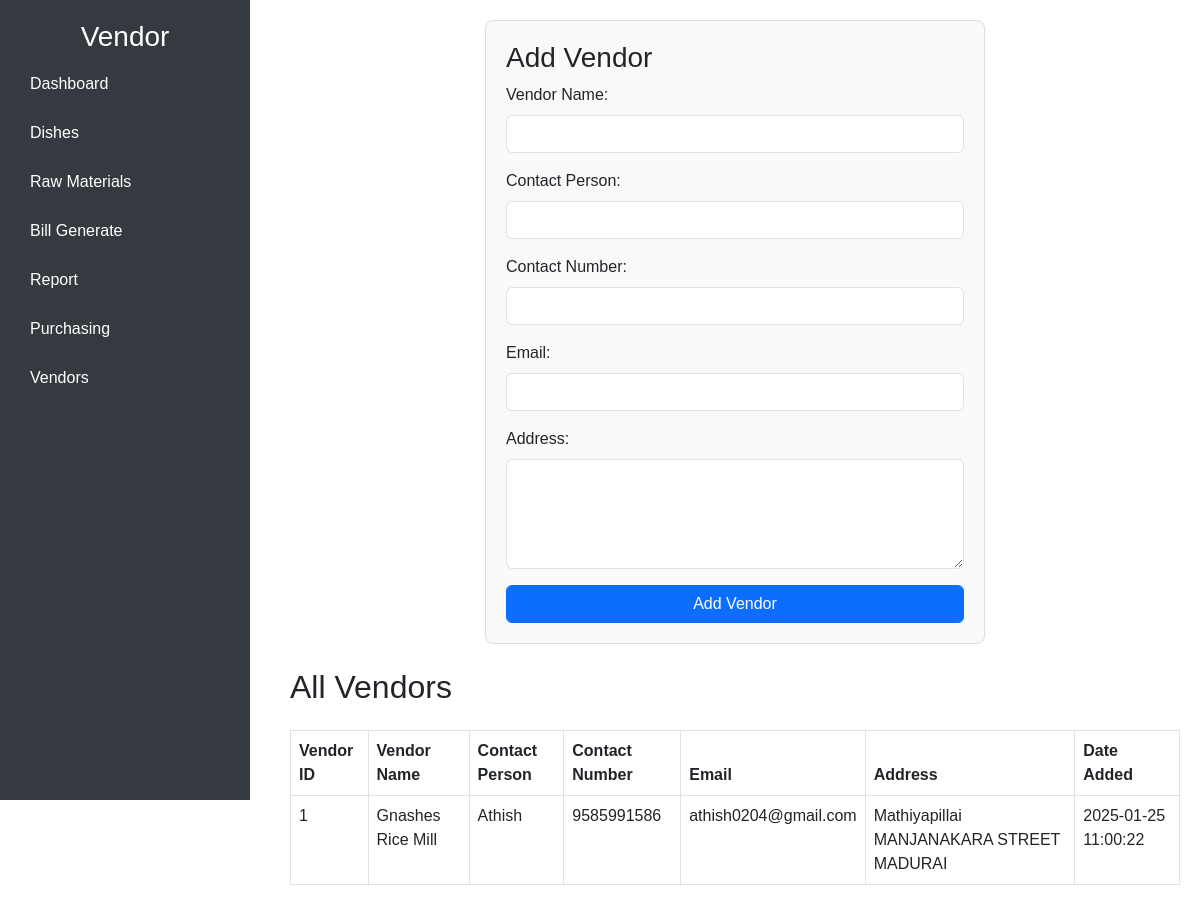
The app's page /vendor.php with its own data.
### tables this page shows
CREATE TABLE `vendors` (
  `vendor_id` int(11) NOT NULL,
  `name` varchar(255) NOT NULL,
  `contact_person` varchar(255) DEFAULT NULL,
  `contact_number` varchar(15) DEFAULT NULL,
  `email` varchar(100) DEFAULT NULL,
  `address` text DEFAULT NULL,
  `date_added` timestamp NOT NULL DEFAULT current_timestamp()
);

### vendor.php (the view, shortened to what this page needs)
<?php
$servername = "localhost";
$username = "root";
$password = "";
$dbname = "restaurant_db";
$conn = new mysqli($servername, $username, $password, $dbname);
$vendorsQuery = "SELECT * FROM vendors";
$vendorsResult = $conn->query($vendorsQuery);
?>
<!DOCTYPE html>
<html lang="en">
<head>
    <link href="https://cdn.jsdelivr.net/npm/bootstrap@5.3.0/dist/css/bootstrap.min.css" rel="stylesheet">
</head>
<body>
    <div class="sidebar">
        <h3 class="text-center">Vendor</h3>
        <a href="index.php">Dashboard</a>
        <a href="dish.php">Dishes</a>
        <a href="rawmaterial.php">Raw Materials</a>
        <a href="orderitem.php">Bill Generate</a>
        <a href="report.php">Report</a>
        <a href="purchasing.php">Purchasing</a>
        <a href="vendor.php">Vendors</a>
    </div>
    <div class="main-content">
        <div class="form-container">
            <h3>Add Vendor</h3>
            <form method="POST" action="">
                <div class="mb-3">
                    <label for="name" class="form-label">Vendor Name:</label>
                    <input type="text" class="form-control" name="name" id="name" value="<?php echo htmlspecialchars($name ?? '', ENT_QUOTES); ?>" required>
                </div>
                <div class="mb-3">
                    <label for="contact_person" class="form-label">Contact Person:</label>
                    <input type="text" class="form-control" name="contact_person" id="contact_person" value="<?php echo htmlspecialchars($contact_person ?? '', ENT_QUOTES); ?>">
                </div>
                <div class="mb-3">
                    <label for="contact_number" class="form-label">Contact Number:</label>
                    <input type="number" class="form-control" name="contact_number" id="contact_number" value="<?php echo htmlspecialchars($contact_number ?? '', ENT_QUOTES); ?>">
                </div>
                <div class="mb-3">
                    <label for="email" class="form-label">Email:</label>
                    <input type="email" class="form-control" name="email" id="email" value="<?php echo htmlspecialchars($email ?? '', ENT_QUOTES); ?>">
                </div>
                <div class="mb-3">
                    <label for="address" class="form-label">Address:</label>
                    <textarea class="form-control" name="address" id="address" rows="4"><?php echo htmlspecialchars($address ?? '', ENT_QUOTES); ?></textarea>
                </div>
                <button type="submit" class="btn btn-primary w-100">Add Vendor</button>
            </form>
        </div>
        <h2 class="my-4">All Vendors</h2>
        <div class="table-container">
            <table class="table table-bordered">
                <thead>
                    <tr>
                        <th>Vendor ID</th>
                        <th>Vendor Name</th>
                        <th>Contact Person</th>
                        <th>Contact Number</th>
                        <th>Email</th>
                        <th>Address</th>
                        <th>Date Added</th>
                    </tr>
                </thead>
                <tbody>
                    <?php
                    if ($vendorsResult->num_rows > 0) {
                        while ($row = $vendorsResult->fetch_assoc()) {
                            echo "<tr>
                                    <td>".$row['vendor_id']."</td>
                                    <td>".$row['name']."</td>
                                    <td>".$row['contact_person']."</td>
                                    <td>".$row['contact_number']."</td>
                                    <td>".$row['email']."</td>
                                    <td>".$row['address']."</td>
                                    <td>".$row['date_added']."</td>
                                  </tr>";
                        }
                    } else {
                        echo "<tr><td colspan='7' class='text-center'>No vendors found</td></tr>";
                    }
                    ?>
                </tbody>
            </table>
        </div>
    </div>
</body>
</html>

### vendor.php (style rules this page uses)
body { font-family: Arial, sans-serif; margin: 0; padding: 0; display: flex; min-height: 100vh; }
.sidebar { width: 250px; background-color: #343a40; color: white; padding: 20px; position: fixed; height: 100vh; overflow-y: auto; }
.sidebar a { color: white; text-decoration: none; display: block; padding: 10px; margin: 5px 0; border-radius: 5px; transition: background-color 0.3s; }
.main-content { margin-left: 270px; flex: 1; padding: 20px; }
.form-container { max-width: 500px; margin: 0 auto; padding: 20px; border: 1px solid #ddd; border-radius: 8px; background-color: #f9f9f9; }
.table-container { margin-top: 20px; }

### records on screen
vendors: vendor_id "1", name "Gnashes Rice Mill", contact_person "Athish", contact_number "9585991586", email "athish0204@gmail.com", address "Mathiyapillai MANJANAKARA STREET MADURAI", date_added "2025-01-25 11:00:22"
